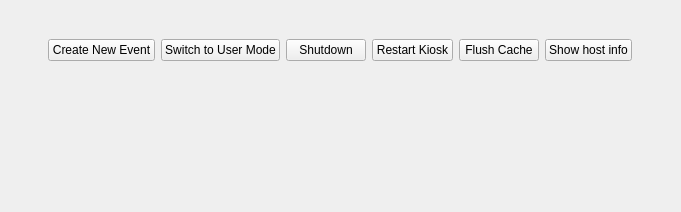
<?xml version="1.0" encoding="UTF-8"?>
<ui version="4.0">
 <class>AdminTopBar</class>
 <widget class="QWidget" name="AdminTopBar">
  <property name="geometry">
   <rect>
    <x>0</x>
    <y>0</y>
    <width>681</width>
    <height>212</height>
   </rect>
  </property>
  <property name="windowTitle">
   <string>Form</string>
  </property>
  <widget class="QWidget" name="horizontalLayoutWidget">
   <property name="geometry">
    <rect>
     <x>10</x>
     <y>10</y>
     <width>661</width>
     <height>80</height>
    </rect>
   </property>
   <layout class="QHBoxLayout" name="horizontalLayout">
    <item>
     <spacer name="horizontalSpacer">
      <property name="orientation">
       <enum>Qt::Horizontal</enum>
      </property>
      <property name="sizeHint" stdset="0">
       <size>
        <width>40</width>
        <height>20</height>
       </size>
      </property>
     </spacer>
    </item>
    <item>
     <widget class="QPushButton" name="createEventButton">
      <property name="sizePolicy">
       <sizepolicy hsizetype="Minimum" vsizetype="Fixed">
        <horstretch>0</horstretch>
        <verstretch>0</verstretch>
       </sizepolicy>
      </property>
      <property name="focusPolicy">
       <enum>Qt::NoFocus</enum>
      </property>
      <property name="text">
       <string>Create New Event</string>
      </property>
     </widget>
    </item>
    <item>
     <widget class="QPushButton" name="toUserButton">
      <property name="sizePolicy">
       <sizepolicy hsizetype="Minimum" vsizetype="Fixed">
        <horstretch>0</horstretch>
        <verstretch>0</verstretch>
       </sizepolicy>
      </property>
      <property name="focusPolicy">
       <enum>Qt::NoFocus</enum>
      </property>
      <property name="text">
       <string>Switch to User Mode</string>
      </property>
     </widget>
    </item>
    <item>
     <widget class="QPushButton" name="shutdownButton">
      <property name="sizePolicy">
       <sizepolicy hsizetype="Minimum" vsizetype="Fixed">
        <horstretch>0</horstretch>
        <verstretch>0</verstretch>
       </sizepolicy>
      </property>
      <property name="focusPolicy">
       <enum>Qt::NoFocus</enum>
      </property>
      <property name="text">
       <string>Shutdown</string>
      </property>
     </widget>
    </item>
    <item>
     <widget class="QPushButton" name="restartButton">
      <property name="sizePolicy">
       <sizepolicy hsizetype="Minimum" vsizetype="Fixed">
        <horstretch>0</horstretch>
        <verstretch>0</verstretch>
       </sizepolicy>
      </property>
      <property name="focusPolicy">
       <enum>Qt::NoFocus</enum>
      </property>
      <property name="text">
       <string>Restart Kiosk</string>
      </property>
     </widget>
    </item>
    <item>
     <widget class="QPushButton" name="flushButton">
      <property name="sizePolicy">
       <sizepolicy hsizetype="Minimum" vsizetype="Fixed">
        <horstretch>0</horstretch>
        <verstretch>0</verstretch>
       </sizepolicy>
      </property>
      <property name="focusPolicy">
       <enum>Qt::NoFocus</enum>
      </property>
      <property name="text">
       <string>Flush Cache</string>
      </property>
     </widget>
    </item>
    <item>
     <widget class="QPushButton" name="showHostInfoButton">
      <property name="focusPolicy">
       <enum>Qt::NoFocus</enum>
      </property>
      <property name="text">
       <string>Show host info</string>
      </property>
     </widget>
    </item>
    <item>
     <spacer name="horizontalSpacer_2">
      <property name="orientation">
       <enum>Qt::Horizontal</enum>
      </property>
      <property name="sizeHint" stdset="0">
       <size>
        <width>40</width>
        <height>20</height>
       </size>
      </property>
     </spacer>
    </item>
   </layout>
  </widget>
 </widget>
 <resources/>
 <connections/>
</ui>
